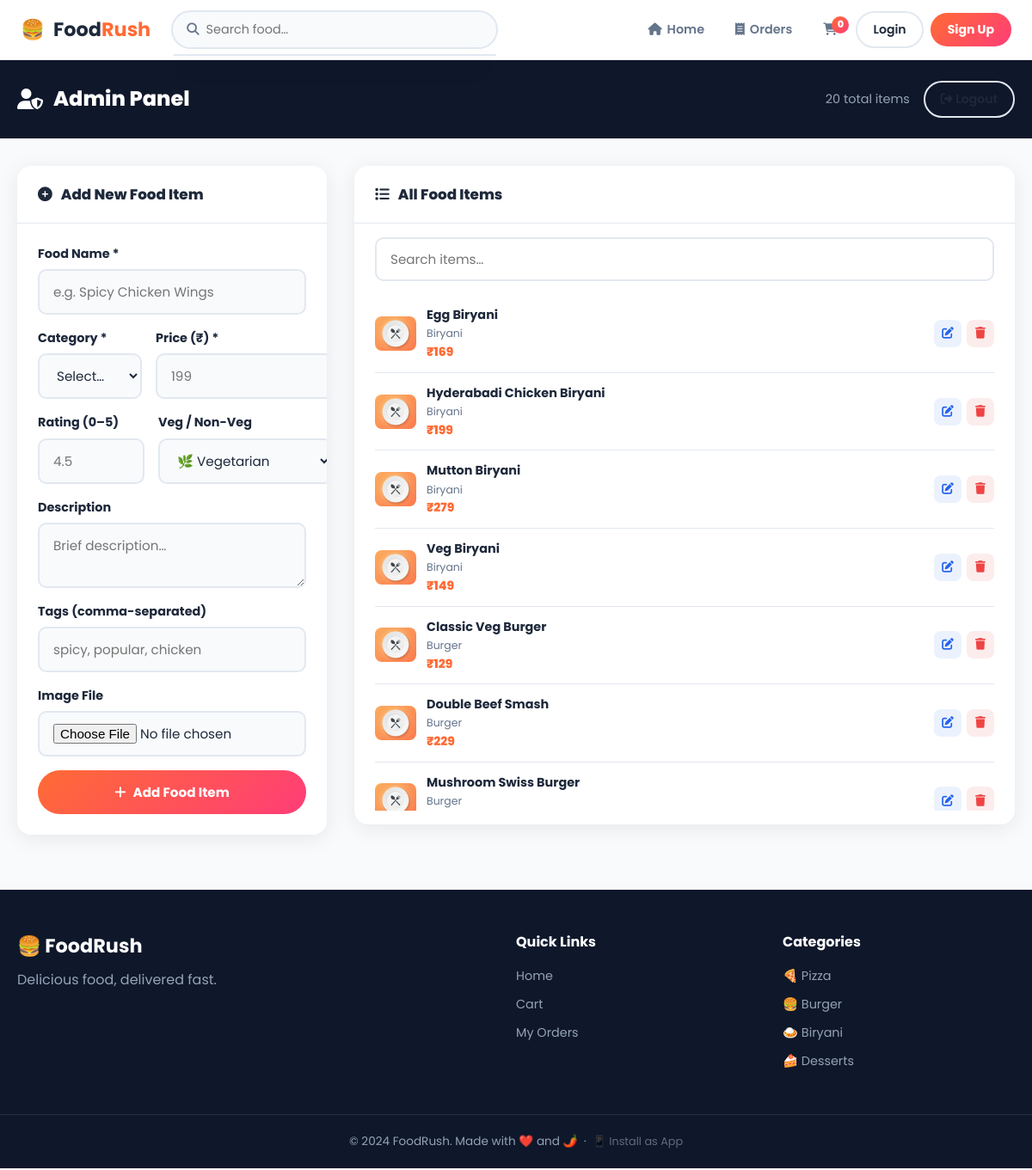
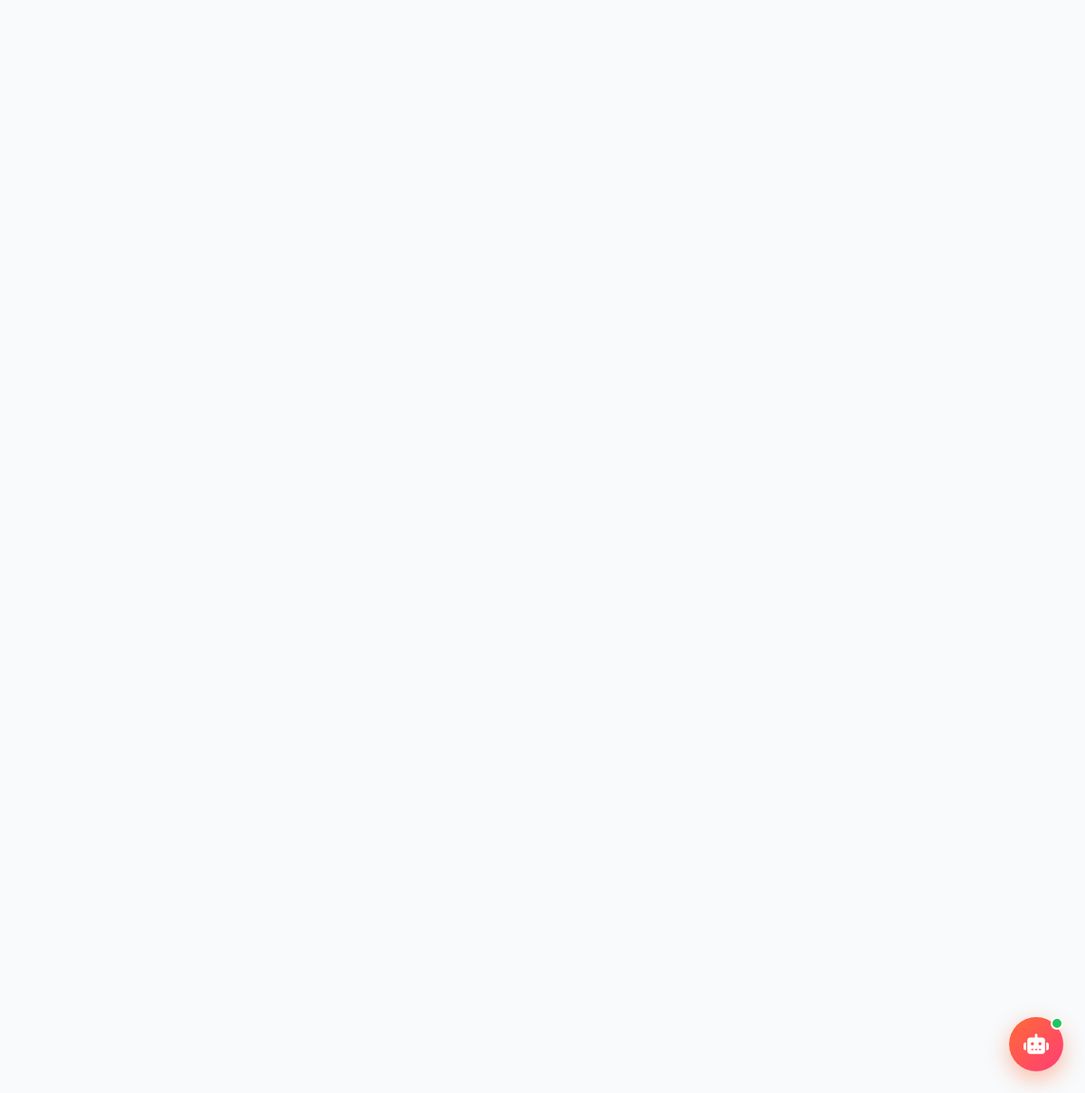
The page /admin/panel (signed in) on the database its author committed (2 pictures, top to bottom).
### tables this page shows
CREATE TABLE food_items (
            id INTEGER PRIMARY KEY AUTOINCREMENT,
            name TEXT NOT NULL,
            category TEXT NOT NULL,
            price REAL NOT NULL,
            rating REAL DEFAULT 4.0,
            description TEXT,
            image TEXT DEFAULT 'default.png',
            is_veg INTEGER DEFAULT 1,
            tags TEXT DEFAULT '',
            is_available INTEGER DEFAULT 1
        );

### app.py (the view)
@app.route("/admin/panel")
def admin_panel():
    if not session.get("admin"): return redirect(url_for("admin"))
    conn  = get_db()
    foods = conn.execute("SELECT * FROM food_items ORDER BY category, name").fetchall()
    conn.close()
    return render_template("admin.html", foods=foods)

### app.py (called while the page is built)
def get_db():
    conn = sqlite3.connect(DB_PATH)
    conn.row_factory = sqlite3.Row
    return conn

def get_session_id():
    if "sid" not in session:
        session["sid"] = str(uuid.uuid4())
    return session["sid"]

def get_cart_count(sid):
    conn = get_db()
    n = conn.execute("SELECT SUM(quantity) FROM cart WHERE session_id=?", (sid,)).fetchone()[0]
    conn.close()
    return n or 0

def get_current_user():
    uid = session.get("user_id")
    if not uid: return None
    conn = get_db()
    user = conn.execute("SELECT * FROM users WHERE id=?", (uid,)).fetchone()
    conn.close()
    return user

@app.context_processor
def inject_globals():
    return {"current_user": get_current_user(), "cart_count": get_cart_count(get_session_id())}

### templates/admin.html (shortened to what this page needs)
{% extends "base.html" %}
{% block content %}
<div class="admin-header">
    <div class="container admin-header-inner">
        <h1><i class="fas fa-user-shield"></i> Admin Panel</h1>
        <div style="display:flex; align-items:center; gap: 16px;">
            <span style="color:#94a3b8; font-size:.9rem;">{{ foods|length }} total items</span>
            <a href="{{ url_for('admin_logout') }}" class="btn-outline-sm">
                <i class="fas fa-sign-out-alt"></i> Logout
            </a>
        </div>
    </div>
</div>
<div class="container">
    <div class="admin-layout">
        <div class="admin-card">
            <div class="admin-card-header"><i class="fas fa-plus-circle"></i> Add New Food Item</div>
            <form method="POST" action="{{ url_for('admin_add') }}" enctype="multipart/form-data" class="admin-form">
                <div class="form-group">
                    <label>Food Name *</label>
                    <input type="text" name="name" placeholder="e.g. Spicy Chicken Wings" required />
                </div>
                <div class="form-row">
                    <div class="form-group">
                        <label>Category *</label>
                        <select name="category" required>
                            <option value="">Select…</option>
                        </select>
                    </div>
                    <div class="form-group">
                        <label>Price (₹) *</label>
                        <input type="number" name="price" min="1" step="0.5" placeholder="199" required />
                    </div>
                </div>
                <div class="form-row">
                    <div class="form-group">
                        <label>Rating (0–5)</label>
                        <input type="number" name="rating" min="0" max="5" step="0.1" placeholder="4.5" />
                    </div>
                    <div class="form-group">
                        <label>Veg / Non-Veg</label>
                        <select name="is_veg">
                            <option value="1">🌿 Vegetarian</option>
                        </select>
                    </div>
                </div>
                <div class="form-group">
                    <label>Description</label>
                    <textarea name="description" rows="2" placeholder="Brief description…"></textarea>
                </div>
                <div class="form-group">
                    <label>Tags (comma-separated)</label>
                    <input type="text" name="tags" placeholder="spicy, popular, chicken" />
                </div>
                <div class="form-group">
                    <label>Image File</label>
                    <input type="file" name="image" accept="image/*" />
                </div>
                <button type="submit" class="btn-gradient btn-block">
                    <i class="fas fa-plus"></i> Add Food Item
                </button>
            </form>
        </div>
        <div class="admin-card">
            <div class="admin-card-header"><i class="fas fa-list"></i> All Food Items</div>
            <div class="admin-food-list">
                <input type="text" class="admin-search" placeholder="Search items…"
                    oninput="document.querySelectorAll('[data-name]').forEach(r => r.style.display = r.dataset.name.includes(this.value.toLowerCase()) ? '' : 'none')" />
                <div class="food-list-scroll">
                    {% for food in foods %}
                    <div class="food-list-item" data-name="{{ food.name|lower }}">
                        <img class="food-list-img" src="{{ url_for('static', filename='images/' + food.image) }}"
                            alt="{{ food.name }}" data-default="{{ url_for('static', filename='images/default.png') }}"
                            onerror="this.src=this.dataset.default" />
                        <div>
                            <div class="food-list-name">{{ food.name }}</div>
                            <div class="food-list-cat">{{ food.category }}</div>
                            <div class="food-list-price">₹{{ food.price | int }}</div>
                        </div>
                        <div class="food-list-actions">
                            <button class="btn-icon btn-icon-edit" data-id="{{ food.id }}"
                                data-name="{{ food.name|replace('"', ' &quot;') }}" data-price="{{ food.price }}"
                                data-desc="{{ food.description|replace('"', ' &quot;') }}" data-tags="{{ food.tags }}"
                                data-avail="{{ food.is_available }}" onclick="openEditFromBtn(this)" title="Edit"><i
                                    class="fas fa-edit"></i>
                            </button>
                            <form method="POST" action="/admin/delete/{{ food.id }}" style="display:inline"
                                data-name="{{ food.name }}"
                                onsubmit="return confirm('Delete ' + this.dataset.name + '?')">
                                <button type="submit" class="btn-icon btn-icon-del" title="Delete">
                                    <i class="fas fa-trash"></i>
                                </button>
                            </form>
                        </div>
                    </div>
                    {% endfor %}
                </div>
            </div>
        </div>
    </div>
</div>
{% endblock %}

### static/css/style.css (style rules this page uses)
*, *::before, *::after { box-sizing: border-box; margin: 0; padding: 0; }
html { scroll-behavior: smooth; }
body { font-family: 'Poppins', sans-serif; background: var(--bg); color: var(--text); line-height: 1.6; padding-top: var(--navbar-h); }
a { text-decoration: none; color: inherit; }
img { max-width: 100%; display: block; }
input, textarea, select, button { font-family: inherit; }
.container { max-width: 1200px; margin: 0 auto; padding: 0 20px; }
.btn-gradient { display: inline-flex; align-items: center; gap: 8px; background: var(--gradient); color: #fff; padding: 14px 28px; border-radius: 50px; border: none; cursor: pointer; font-weight: 700; font-size: .95rem; transition: var(--tr); white-space: nowrap; }
.btn-block { width: 100%; justify-content: center; }
.btn-outline-sm { padding: 8px 18px; border-radius: 50px; border: 2px solid var(--border); color: var(--text); font-weight: 600; font-size: .88rem; transition: var(--tr); }
.form-group { display: flex; flex-direction: column; gap: 6px; }
.form-group label { font-weight: 700; font-size: .9rem; display: flex; align-items: center; gap: 8px; color: var(--text); }
.form-group input, .form-group textarea, .form-group select { padding: 13px 16px; border: 2px solid var(--border); border-radius: var(--radius-sm); outline: none; font-size: .95rem; transition: border-color var(--tr); background: var(--bg); color: var(--text); }
.form-row { display: grid; grid-template-columns: 1fr 1fr; gap: 16px; }
.admin-header { background: var(--dark); color: #fff; padding: 24px 0; margin-bottom: 32px; }
.admin-header-inner { display: flex; align-items: center; justify-content: space-between; }
.admin-header h1 { font-size: 1.5rem; font-weight: 800; display: flex; align-items: center; gap: 12px; }
.admin-layout { display: grid; grid-template-columns: 360px 1fr; gap: 32px; align-items: start; padding-bottom: 64px; }
.admin-card { background: #fff; border-radius: var(--radius); box-shadow: var(--shadow); overflow: hidden; }
.admin-card-header { padding: 20px 24px; border-bottom: 1px solid var(--border); font-weight: 800; font-size: 1.05rem; display: flex; align-items: center; gap: 10px; }
.admin-form { padding: 24px; display: flex; flex-direction: column; gap: 16px; }
.admin-food-list { padding: 16px 24px; }
.admin-search { width: 100%; padding: 12px 16px; border: 2px solid var(--border); border-radius: var(--radius-sm); font-size: .95rem; margin-bottom: 16px; outline: none; transition: border-color var(--tr); font-family: inherit; }
.food-list-scroll { max-height: 600px; overflow-y: auto; }
.food-list-item { display: grid; grid-template-columns: 48px 1fr auto; gap: 12px; align-items: center; padding: 12px 0; border-bottom: 1px solid var(--border); }
.food-list-img { width: 48px; height: 40px; border-radius: 8px; object-fit: cover; background: var(--bg); }
.food-list-name { font-weight: 700; font-size: .9rem; }
.food-list-cat { font-size: .78rem; color: var(--text-light); }
.food-list-price { color: var(--primary); font-weight: 800; font-size: .88rem; }
.food-list-actions { display: flex; gap: 6px; }
.btn-icon { width: 32px; height: 32px; border-radius: 8px; border: none; cursor: pointer; display: flex; align-items: center; justify-content: center; font-size: .85rem; transition: var(--tr); }
.btn-icon-edit { background: rgba(59, 130, 246, .1); color: #2563eb; }
.btn-icon-del { background: rgba(239, 68, 68, .1); color: var(--red); }

### rows shown on the page
food_items: name "Egg Biryani", category "Biryani", price "169"
food_items: name "Hyderabadi Chicken Biryani", category "Biryani", price "199"
food_items: name "Mutton Biryani", category "Biryani", price "279"
food_items: name "Veg Biryani", category "Biryani", price "149"
food_items: name "Classic Veg Burger", category "Burger", price "129"
food_items: name "Double Beef Smash", category "Burger", price "229"
food_items: name "Mushroom Swiss Burger", category "Burger"

### other values the page prints
{{ cart_count }} "0"
{{ foods|length }} "20"
